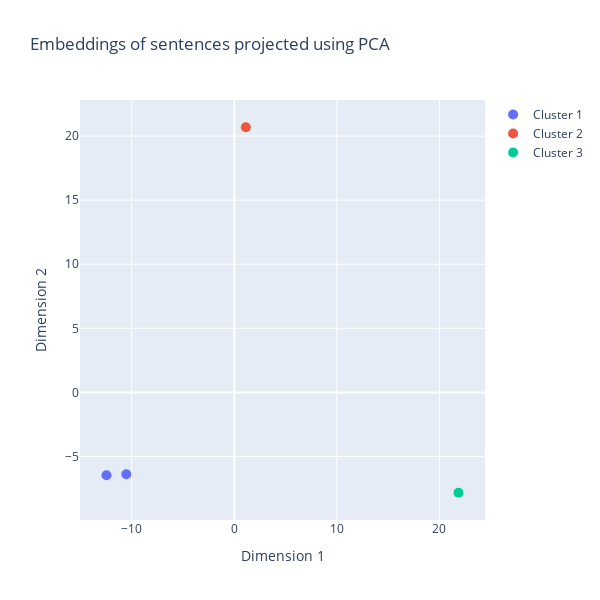

This figure's notebook cell:
### Code cell
# Load the model you want to use
model = WordTransformer('pierluigic/xl-lexeme') 

# Format the sentences and target words
formatted_sentences = format_sentences(bank_sentences, words)

# Generate the embeddings by encoding the formatted sentences
word_embeddings = model.encode(formatted_sentences)

# Project the embeddings to 2D and plot them
project_group_and_scatter_plot_embeddings(word_embeddings, bank_sentences, words, n_clusters=3, dim_reducer='pca')

### Figure 1 — Plotly figure (JSON) as saved in the notebook; plotly's stock layout.template omitted (floating-point values rounded to 4 significant figures)
{"data": [{"hoverinfo": "text", "marker": {"size": 10}, "mode": "markers", "name": "Cluster 1", "text": ["(1) - I went to the <b>bank</b> to get a loan.", "(2) - The <b>bank</b> closed today."], "type": "scatter", "x": [-12.46, -10.53], "y": [-6.472, -6.388]}, {"hoverinfo": "text", "marker": {"size": 10}, "mode": "markers", "name": "Cluster 2", "text": ["(3) - I am a <b>bank</b>ing executive."], "type": "scatter", "x": [1.127], "y": [20.69]}, {"hoverinfo": "text", "marker": {"size": 10}, "mode": "markers", "name": "Cluster 3", "text": ["(0) - Walking along the river <b>bank</b> is peaceful."], "type": "scatter", "x": [21.86], "y": [-7.832]}], "layout": {"autosize": false, "height": 600, "hovermode": "closest", "title": {"text": "Embeddings of sentences projected using PCA"}, "width": 600, "xaxis": {"title": {"text": "Dimension 1"}}, "yaxis": {"title": {"text": "Dimension 2"}}}}
